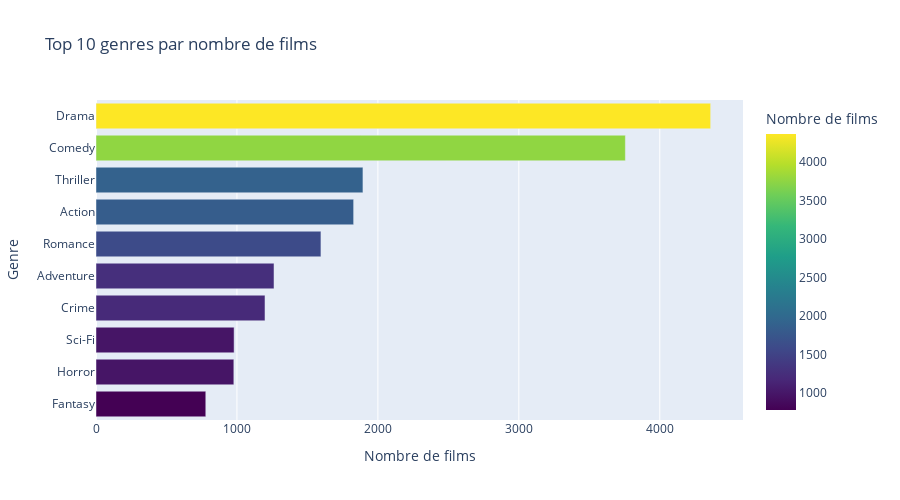

Here is the notebook cell this chart was saved with:
### Code cell
####### Avec Système de mise en cache #########
api_movie_count = analytics.movie_count
print(api_movie_count)

genre_data_file = output_dir / "genre_df.parquet"
meta_file = output_dir / "meta.json"

# Lecture du fichier méta s'il existe
if meta_file.exists():
    with open(meta_file, "r") as f:
        meta = json.load(f)
    cached_movie_count = meta.get("movie_count", 0)
else:
    meta = {}
    cached_movie_count = 0

# Décision : utiliser le cache ou recalculer
if genre_data_file.exists() and cached_movie_count == api_movie_count:
    print("Chargement des données depuis le cache...")
    genre_df = pd.read_parquet(genre_data_file)
else:
    print("Mise à jour des données depuis l'API...")
    # Initialisation du compteur de genres
    genre_counter = Counter()

    # Paramètres pour le batching
    limit = 500
    skip = 0

    while True:
        batch = client.list_movies(skip=skip, limit=limit, output_format="dict")
        if not batch:
            break

        # On extrait les genres du lot et les compte
        for movie in batch:
            genres = movie.get("genres", "")
            genre_list = genres.split("|") if genres else []
            genre_counter.update(genre_list)

        skip += limit
        time.sleep(0.5)  # Pour respecter l’API

    # Conversion du Counter en DataFrame
    genre_df = pd.DataFrame(genre_counter.items(), columns=["genre", "count"])
    genre_df = genre_df.sort_values("count", ascending=False).head(10)

    # Sauvegarde
    genre_df.to_parquet(genre_data_file, index=False)
    with open(meta_file, "w") as f:
        json.dump({"movie_count": api_movie_count}, f)

# Affichage Plotly
fig = px.bar(
    genre_df,
    x="count",
    y="genre",
    title="Top 10 genres par nombre de films",
    labels={"genre": "Genre", "count": "Nombre de films"},
    color="count",
    color_continuous_scale="viridis",
    orientation='h'
)

fig.update_layout(
    yaxis={'categoryorder':'total ascending'},
    height=500
)

fig.show()

### Figure 1 — Plotly figure (JSON) as saved in the notebook; plotly's stock layout.template omitted (floating-point values rounded to 4 significant figures)
{"data": [{"hovertemplate": "Nombre de films=%{marker.color}<br>Genre=%{y}<extra></extra>", "legendgroup": "", "marker": {"color": [4361, 3756, 1894, 1828, 1596, 1263, 1199, 980, 978, 779], "coloraxis": "coloraxis", "pattern": {"shape": ""}}, "name": "", "orientation": "h", "showlegend": false, "textposition": "auto", "type": "bar", "x": [4361, 3756, 1894, 1828, 1596, 1263, 1199, 980, 978, 779], "xaxis": "x", "y": ["Drama", "Comedy", "Thriller", "Action", "Romance", "Adventure", "Crime", "Sci-Fi", "Horror", "Fantasy"], "yaxis": "y"}], "layout": {"barmode": "relative", "coloraxis": {"colorbar": {"title": {"text": "Nombre de films"}}, "colorscale": [[0, "#440154"], [0.1111, "#482878"], [0.2222, "#3e4989"], [0.3333, "#31688e"], [0.4444, "#26828e"], [0.5556, "#1f9e89"], [0.6667, "#35b779"], [0.7778, "#6ece58"], [0.8889, "#b5de2b"], [1, "#fde725"]]}, "height": 500, "legend": {"tracegroupgap": 0}, "title": {"text": "Top 10 genres par nombre de films"}, "xaxis": {"anchor": "y", "domain": [0, 1], "title": {"text": "Nombre de films"}}, "yaxis": {"anchor": "x", "categoryorder": "total ascending", "domain": [0, 1], "title": {"text": "Genre"}}}}
